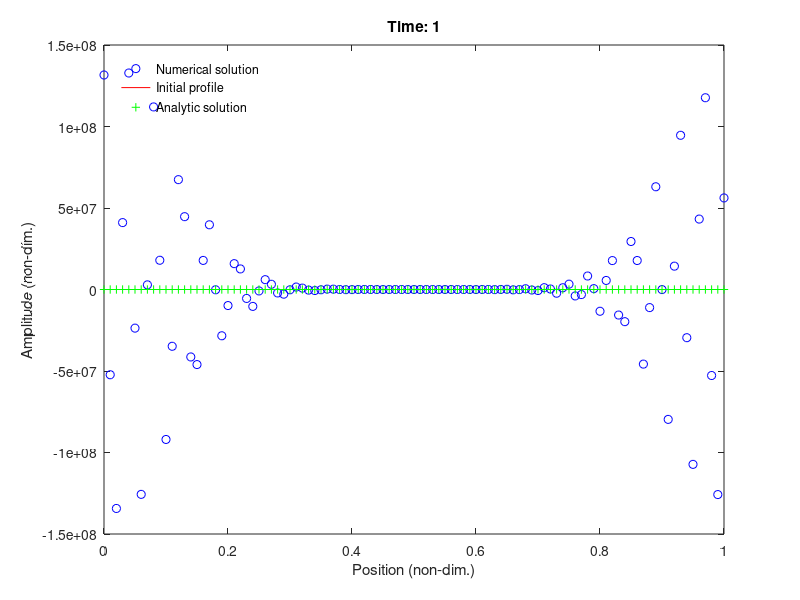
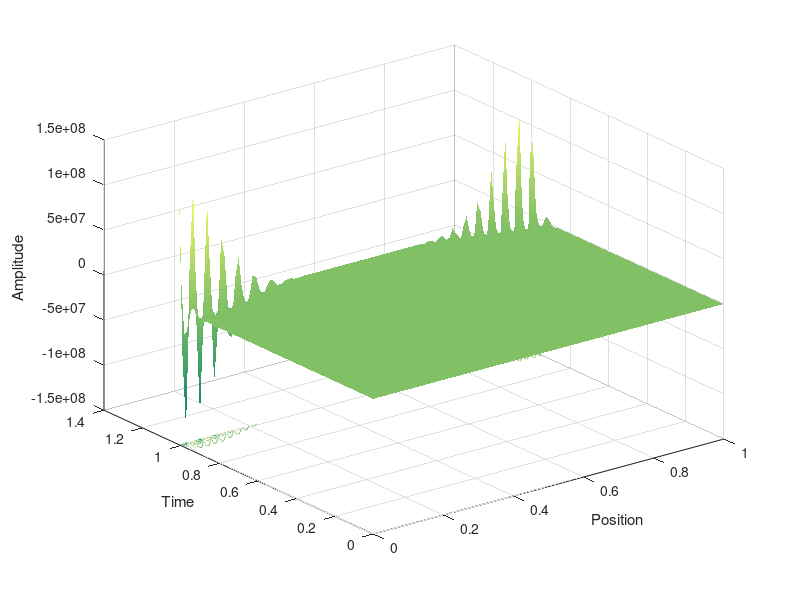

These figures' MATLAB source, in order:
% advection_ftcs
% Solve the advection equation using FTCS with periodic BCs

% Clear memory and show only a few digits
clear all; format short;

% Propagation speed
c=1;

% Spatial and time steps
h=0.01;
tau=0.01;

% Number of steps such that the pulse should propagate through
% the periodic domain once
nsteps=ceil((1+h)/(c*tau));

% Vector of x values
x=0:h:1;
L=length(x);

% Diagonal matrix to implement the centred spatial first-derivative
D=diag(ones(L-1,1),+1)-diag(ones(L-1,1),-1);

% Additional elements for periodic boundary conditions
D(1,L)=-1;
D(L,1)=+1;

% Update matrix
M=eye(L)-0.5*c*tau*D/h;

% Initial conditions (a Gaussian pulse at x = 0.5)
sig=0.1;
amp=exp(-0.5*(x-0.5).^2/sig^2)';
amp0=amp; 

% Record a(x,t) matrix for visualisation
amp_xt(:,1)=amp0;

% March forwards in time
figure(1);
time(1)=0;
for n=1:nsteps

    % Update the time and the wave amplitude profile
    time(n+1)=time(n)+tau;
    amp=M*amp;

    % Calculate the profile for the exact analytic solution
    k=floor(c*time(n+1)/h); % The index the peak has reached
    xp=x([k+1:end 1:k]); % Shift x to left by k steps
    
    % Plot the amplitude versus position, the initial amplitude
    % profile, and the analytic values, with annotations
    plot(x,amp,'bo',x,amp0,'r',xp,amp0,'g+')
    xlabel('Position (non-dim.)');
    ylabel('Amplitude (non-dim.)');
    title(['Time: ',num2str(time(n))]);
    drawnow; 
    pause(0.02);
    
    % Record a(x,t) matrix for visualisation
    amp_xt(:,n+1)=amp;
    
end

% Add annotation
handle=legend('Numerical solution','Initial profile',...
  'Analytic solution');
set (handle,'Box','off','Location','NorthWest')

% Visualisation of amplitude versus position and time. MATLAB
% uses a surfc(x(i),y(j),z(j,i)) convention, hence the transpose
figure(2);
colormap(summer);
surfc(x,time,amp_xt');
shading interp;
xlabel('Position'); ylabel('Time'); zlabel('Amplitude');

% Calculate the spectral radius of M
rho=max(abs(eig(M)));
disp(['Spectral radius: ',num2str(rho)]);
